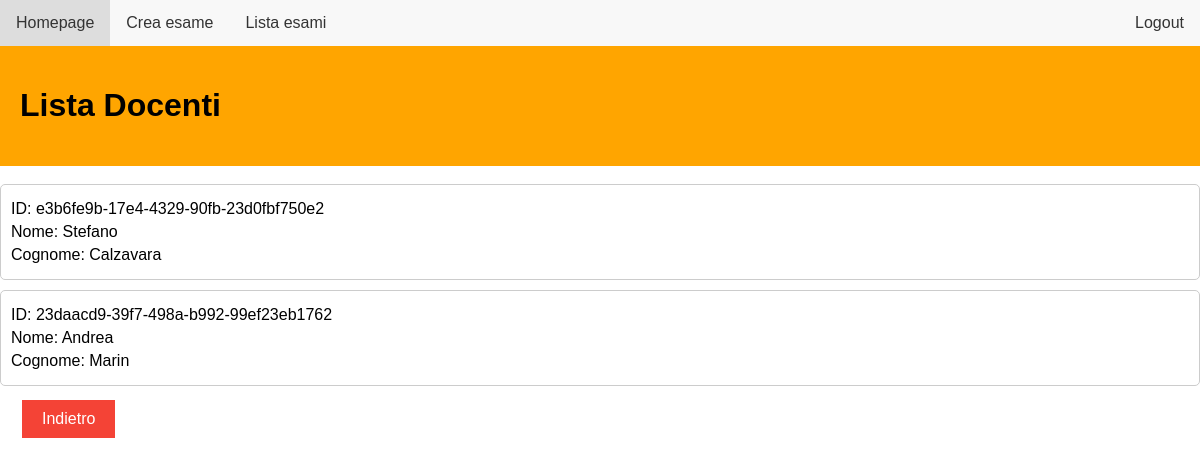
Page /docenti_list?idE=CT-0006 (signed in) on the committed database.
### db_setup.py (models this page shows, shortened)
class Docente(UserMixin, db.Model):
    idD = db.Column(db.String(100), primary_key=True, unique = True)
    nome = db.Column(db.String(100))
    cognome = db.Column(db.String(100))
    email = db.Column(db.String(100), unique = True)
    password = db.Column(db.String(100))

### routes.py (the view)
@bp.route('/docenti_list', methods=['GET', 'POST'])
@login_required
def docenti_list():
    from db_setup import Docente, Esame, db, Creazione_esame
    idE = request.args.get('idE')
    esame = db.session.query(Esame).filter(Esame.idE == idE).first()
    lista_docenti = db.session.query(Docente).all()
    lista_ruoli = (
        db.session.query(Creazione_esame.idD, Creazione_esame.ruolo_docente)
        .filter(Creazione_esame.idE == idE)
        .all()
    )
    current_user_id = current_user.idD
    docenti_senza_ruolo = []
    for docente in lista_docenti:
        has_role = False
        for ruolo in lista_ruoli:
            if docente.idD == ruolo.idD:
                has_role = True
                break
        if not has_role:
            docenti_senza_ruolo.append(docente)
    return flask.render_template('docenti_list.html', esame=esame, lista_docenti=docenti_senza_ruolo, lista_ruoli=lista_ruoli, current_user_id=current_user_id)

### routes.py (called while the page is built)
@login_manager.user_loader
def load_user(user_id):
    from db_setup import Docente
    return Docente.query.get(user_id)

### app/templates/docenti_list.html (shortened to what this page needs)
<!DOCTYPE html>
<html lang="en">
<head>
    <link rel="stylesheet" href="../static/student.css">
    <link rel="stylesheet" href="../static/goback.css">
</head>
<body>
    <ul>
        <li><a href="{{ url_for('routes.homepage') }}">Homepage</a></li>
        <li><a href="{{ url_for('routes.create_exam') }}">Crea esame</a></li>
        <li><a href="{{ url_for('routes.view_exams') }}">Lista esami</a></li>
        <li style="float:right"><a href="{{ url_for('routes.login') }}">Logout</a></li>
    </ul>
    <div id="Docente" class="w3-container">
        <h1>Lista Docenti</h1>
    </div>
    <br>
    <div id="Lista_docenti" style="position: relative;">
        {% for docente in lista_docenti %}
            {% if docente.idD != current_user_id %}
                <div class="student-info" onclick="addRow('{{ docente.idD }}', '{{ esame.idE }}'); window.location.href='{{ url_for('routes.exam_page', idE=esame.idE) }}'" style="cursor: pointer;">
                    <p>ID: {{ docente.idD }}</p>
                    <p>Nome: {{ docente.nome }}</p>
                    <p>Cognome: {{ docente.cognome }}</p>
                </div>
            {% endif %}
        {% endfor %}
    </div>
    <button id="goback" onclick="goBack()" class="button-goback">Indietro</button>
</body>
</html>

### app/static/student.css (style rules this page uses)
#Matricola, #Docente { background-color: orange; color: black; padding: 20px; }
body { font-family: Arial, sans-serif; margin: 0; padding: 0; }
ul { list-style-type: none; margin: 0; padding: 0; overflow: hidden; background-color: #f8f8f8; }
li { float: left; }
li a { display: block; color: #333; text-align: center; padding: 14px 16px; text-decoration: none; }
.student-info, .docente-info { border: 1px solid #ccc; padding: 10px; margin-bottom: 10px; }
.student-info p { margin: 5px 0; }
.student-info { cursor: pointer; padding: 10px; border: 1px solid #ccc; border-radius: 5px; margin-bottom: 10px; transition: background-color 0.3s; }

### app/static/goback.css (style rules this page uses)
.button-goback { background-color: #f44336; color: white; border: none; padding: 10px 20px; text-align: center; text-decoration: none; display: inline-block; font-size: 16px; margin: 4px 2px; cursor: pointer; position: relative; left: 20px; }

### rows in the picture
Docente: idD "e3b6fe9b-17e4-4329-90fb-23d0fbf750e2", nome "Stefano", cognome "Calzavara"
Docente: idD "23daacd9-39f7-498a-b992-99ef23eb1762", nome "Andrea", cognome "Marin"
